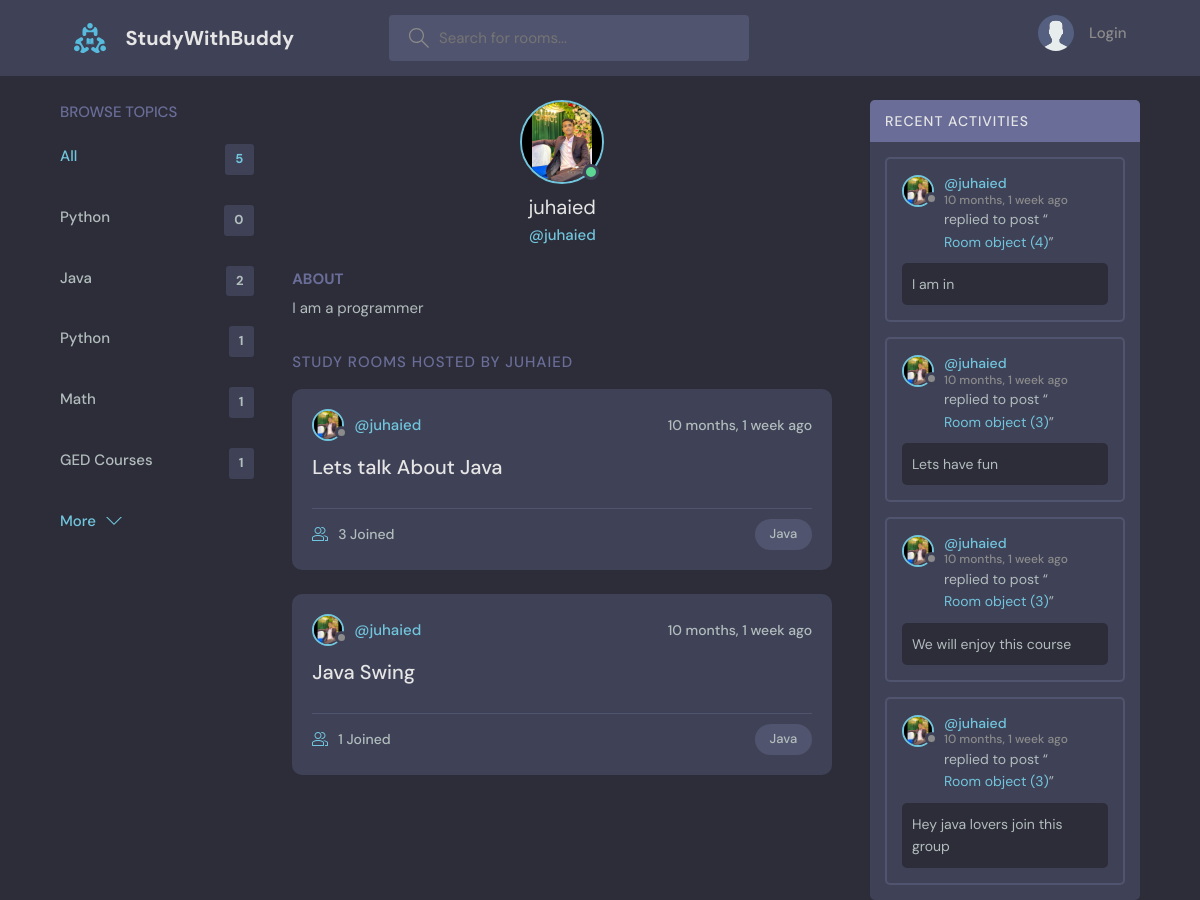
Screenshot of /profile/3/ with the database file from the repository.
### base/models.py (models this page shows, shortened)
class Topic(models.Model):
    name = models.CharField(max_length=200)

class User(AbstractUser):
    name = models.CharField(max_length=200, null = True)
    email = models.EmailField(unique = True, null =True)
    bio = models.TextField(null=True)
    avatar = models.ImageField(null=True, default="avatar.svg")
    USERNAME_FIELD = 'email'
    REQUIRED_FIELDS = []

class Room(models.Model):
    host = models.ForeignKey(User, on_delete=models.SET_NULL, null=True)
    topic = models.ForeignKey(Topic, on_delete=models.SET_NULL, null=True)
    name = models.CharField(max_length=200)
    description = models.TextField(null=True, blank=True)
    participants = models.ManyToManyField(User, related_name='participants', blank=True)
    updated = models.DateTimeField(auto_now=True)
    created = models.DateTimeField(auto_now_add=True)

class Message(models.Model):
    user = models.ForeignKey(User, on_delete=models.CASCADE)
    room = models.ForeignKey(Room, on_delete=models.CASCADE)
    body = models.TextField()
    updated = models.DateTimeField(auto_now=True)
    created = models.DateTimeField(auto_now_add=True)
    class Meta:
        ordering =['-updated', '-created']

### base/views.py (the view)
# urls.py: path('profile/<str:pk>/', views.userProfile, name="user-profile"),
def userProfile(request,pk):
    user = User.objects.get(id=pk)
    rooms = user.room_set.all()
    room_messages = user.message_set.all()
    topics = Topic.objects.all()
    context = {'user': user, 'rooms' : rooms,
    'room_messages' : room_messages, 'topics': topics}
    return render(request, 'base/profile.html', context)

### base/templates/base/profile.html (shortened to what this page needs)
{% extends 'main.html' %}
{% block content %}
  <main class="profile-page layout layout--3">
    <div class="container">
      {% include 'base/topics_component.html' %}
      <div class="roomList">
        <div class="profile">
          <div class="profile__avatar">
            <div class="avatar avatar--large active">
              <img src="{{user.avatar.url}}" />
            </div>
          </div>
          <div class="profile__info">
            <h3>{{user.username}}</h3>
            <p>@{{user.username}}</p>
          </div>
          <div class="profile__about">
            <h3>About</h3>
            <p>
              {{user.bio}}
            </p>
          </div>
        </div>
        <div class="roomList__header">
          <div>
            <h2>Study Rooms Hosted by {{user.username}}</a>
            </h2>
          </div>
        </div>
        {% include 'base/feed_component.html' %}
      </div>
      {% include 'base/activity_component.html' %}
    </div>
  </main>
{% endblock content %}

### templates/main.html (shortened to what this page needs)
<!DOCTYPE html>
{% load static %}
<html lang="en">
  <head>
    <link rel="stylesheet" href="{% static 'styles/style.css' %}" />
  </head>
  <body>
    {% include  'navbar.html' %}
    {% block  content%}
    {% endblock  %}
    </body>
</html>

### templates/navbar.html (shortened to what this page needs)
{% load static %}
<header class="header header--loggedIn">
    <div class="container">
      <a href="{% url 'home' %}" class="header__logo">
        <img src="{% static 'images/logo.svg' %}" />
        <h1>StudyWithBuddy</h1>
      </a>
      <form class="header__search" method="GET" action= {% url 'home' %}>
        <label>
          <input name="q" placeholder="Search for rooms..." />
        </label>
      <nav class="header__menu">
        {% if request.user.is_authenticated %}
        <div class="header__user">
          <a href="{% url 'update-user' %}">
            <div class="avatar avatar--medium active">
              <img src="{{request.user.avatar.url}}" />
            </div>
            <p>{{request.user.username}} <span>@{{request.user.username}}</span></p>
          </a>
          <button class="dropdown-button">
            <svg version="1.1" xmlns="http://www.w3.org/2000/svg" width="32" height="32" viewBox="0 0 32 32">
              <title>chevron-down</title>
              <path d="M16 21l-13-13h-3l16 16 16-16h-3l-13 13z"></path>
            </svg>
          </button>
        </div>
        {% else %}
         <a href="{% url 'login' %}">
             <img src="{% static 'images/avatar.svg' %}" />
             <p>Login</p>
        </a>
        {% endif %}
      </nav>
    </div>
  </header>

### base/templates/base/topics_component.html
<div class="topics">
    <div class="topics__header">
      <h2>Browse Topics</h2>
    </div>
    <ul class="topics__list">
      <li>
        <a href="{% url 'home' %}" class="active">All <span>{{topics.count}}</span></a>
      </li>
      {% for topic in topics %}
      <li>
        <a href="{% url 'home' %}?q={{topic.name}}">{{topic.name}}<span>{{topic.room_set.all.count}}</span></a>
      </li>
      {% endfor %}
    </ul>
    <a class="btn btn--link" href="{% url 'topics' %}">
      More
      <svg version="1.1" xmlns="http://www.w3.org/2000/svg" width="32" height="32" viewBox="0 0 32 32">
        <title>chevron-down</title>
        <path d="M16 21l-13-13h-3l16 16 16-16h-3l-13 13z"></path>
      </svg>
    </a>
  </div>

### base/templates/base/feed_component.html (shortened to what this page needs)
{% for room in rooms %}
<div class="roomListRoom">
    <div class="roomListRoom__header">
      <a href="{% url 'user-profile' room.host.id %}" class="roomListRoom__author">
        <div class="avatar avatar--small">
          <img src="{{room.host.avatar.url}}" />
        </div>
        <span>@{{room.host.username}}</span>
      </a>
      <div class="roomListRoom__actions">
        <span>{{room.created|timesince}} ago</span>
      </div>
    </div>
    <div class="roomListRoom__content">
      <a href="{% url 'room' room.id %}">{{room.name}}</a>
    </div>
    <div class="roomListRoom__meta">
      <a href="{% url 'room' room.id %}" class="roomListRoom__joined">
        {{room.participants.all.count}} Joined
      </a>
      <p class="roomListRoom__topic">{{room.topic.name}}</p>
    </div>
  </div>
  {% endfor %}

### base/templates/base/activity_component.html (shortened to what this page needs)
<div class="activities">
  <div class="activities__header">
      <h2>Recent Activities</h2>
  </div>
  {% for message in room_messages %}
  <div class="activities__box">
      <div class="activities__boxHeader roomListRoom__header">
          <a href="{% url 'user-profile' message.user.id %}" class="roomListRoom__author">
              <div class="avatar avatar--small">
                  <img src="{{message.user.avatar.url}}" />
              </div>
              <p>
                  @{{message.user.username}}
                  <span>{{message.created|timesince}} ago</span>
              </p>
          </a>
      </div>
      <div class="activities__boxContent">
          <p>replied to post “<a href="{% url 'room' message.room.id %}">{{message.room}}</a>”</p>
          <div class="activities__boxRoomContent">{{message.body}}</div>
      </div>
  </div>
  {% endfor %}
</div>

### rows the page displays
Topic: name "Python", room_set.all.count "0"
Topic: name "Java", room_set.all.count "2"
Topic: name "Python", room_set.all.count "1"
Topic: name "Math", room_set.all.count "1"
Topic: name "GED Courses", room_set.all.count "1"
User: avatar (picture), username "juhaied", bio "I am a programmer", username "JUHAIED"
Room: host.avatar (picture), host.username "juhaied", created "10 months, 1 week", name "Lets talk About Java", participants.all.count "3", topic.name "Java"
Room: host.avatar (picture), host.username "juhaied", created "10 months, 1 week", name "Java Swing", participants.all.count "1", topic.name "Java"
Message: user.avatar (picture), user.username "juhaied", created "10 months, 1 week", room "Room object (4)", body "I am in"
Message: user.avatar (picture), user.username "juhaied", created "10 months, 1 week", room "Room object (3)", body "Lets have fun"
Message: user.avatar (picture), user.username "juhaied", created "10 months, 1 week", room "Room object (3)", body "We will enjoy this course"
Message: user.avatar (picture), user.username "juhaied", created "10 months, 1 week", room "Room object (3)", body "Hey java lovers join this group"

### other values shown
{{ topics.count }} "5"
